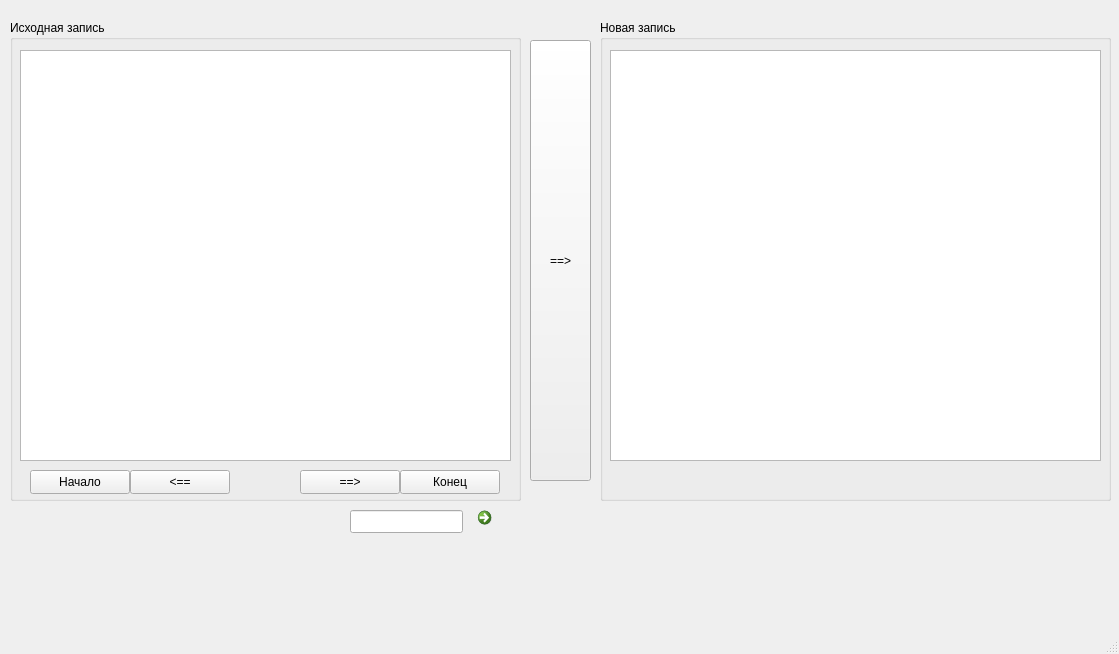
<?xml version="1.0" encoding="UTF-8"?>
<ui version="4.0">
 <class>frmCheckParser</class>
 <widget class="QMainWindow" name="frmCheckParser">
  <property name="geometry">
   <rect>
    <x>0</x>
    <y>0</y>
    <width>1119</width>
    <height>654</height>
   </rect>
  </property>
  <property name="windowTitle">
   <string>Проверка работы парсера</string>
  </property>
  <widget class="QWidget" name="centralwidget">
   <widget class="QGroupBox" name="gbSource">
    <property name="geometry">
     <rect>
      <x>10</x>
      <y>20</y>
      <width>511</width>
      <height>481</height>
     </rect>
    </property>
    <property name="title">
     <string>Исходная запись</string>
    </property>
    <widget class="QPushButton" name="pbBegin">
     <property name="geometry">
      <rect>
       <x>20</x>
       <y>450</y>
       <width>100</width>
       <height>24</height>
      </rect>
     </property>
     <property name="text">
      <string>Начало</string>
     </property>
    </widget>
    <widget class="QPushButton" name="pbLeft">
     <property name="geometry">
      <rect>
       <x>120</x>
       <y>450</y>
       <width>100</width>
       <height>24</height>
      </rect>
     </property>
     <property name="text">
      <string>&lt;==</string>
     </property>
    </widget>
    <widget class="QPushButton" name="pbRight">
     <property name="geometry">
      <rect>
       <x>290</x>
       <y>450</y>
       <width>100</width>
       <height>24</height>
      </rect>
     </property>
     <property name="text">
      <string>==&gt;</string>
     </property>
    </widget>
    <widget class="QPushButton" name="pbEnd">
     <property name="geometry">
      <rect>
       <x>390</x>
       <y>450</y>
       <width>100</width>
       <height>24</height>
      </rect>
     </property>
     <property name="text">
      <string>Конец</string>
     </property>
    </widget>
    <widget class="QListWidget" name="lwSource">
     <property name="geometry">
      <rect>
       <x>10</x>
       <y>30</y>
       <width>491</width>
       <height>411</height>
      </rect>
     </property>
    </widget>
   </widget>
   <widget class="QGroupBox" name="gbParsed">
    <property name="geometry">
     <rect>
      <x>600</x>
      <y>20</y>
      <width>511</width>
      <height>481</height>
     </rect>
    </property>
    <property name="title">
     <string>Новая запись</string>
    </property>
    <widget class="QListWidget" name="lwParsed">
     <property name="geometry">
      <rect>
       <x>10</x>
       <y>30</y>
       <width>491</width>
       <height>411</height>
      </rect>
     </property>
    </widget>
   </widget>
   <widget class="QPushButton" name="pbGetParsed">
    <property name="geometry">
     <rect>
      <x>530</x>
      <y>40</y>
      <width>61</width>
      <height>441</height>
     </rect>
    </property>
    <property name="text">
     <string>==&gt;</string>
    </property>
   </widget>
   <widget class="QLineEdit" name="leRecordNumber">
    <property name="geometry">
     <rect>
      <x>350</x>
      <y>510</y>
      <width>113</width>
      <height>23</height>
     </rect>
    </property>
    <property name="inputMask">
     <string/>
    </property>
    <property name="maxLength">
     <number>5</number>
    </property>
   </widget>
   <widget class="QCommandLinkButton" name="pbGo">
    <property name="geometry">
     <rect>
      <x>470</x>
      <y>500</y>
      <width>31</width>
      <height>41</height>
     </rect>
    </property>
    <property name="text">
     <string/>
    </property>
   </widget>
  </widget>
  <widget class="QMenuBar" name="menubar">
   <property name="geometry">
    <rect>
     <x>0</x>
     <y>0</y>
     <width>1119</width>
     <height>21</height>
    </rect>
   </property>
  </widget>
  <widget class="QStatusBar" name="statusbar"/>
 </widget>
 <resources/>
 <connections/>
</ui>
